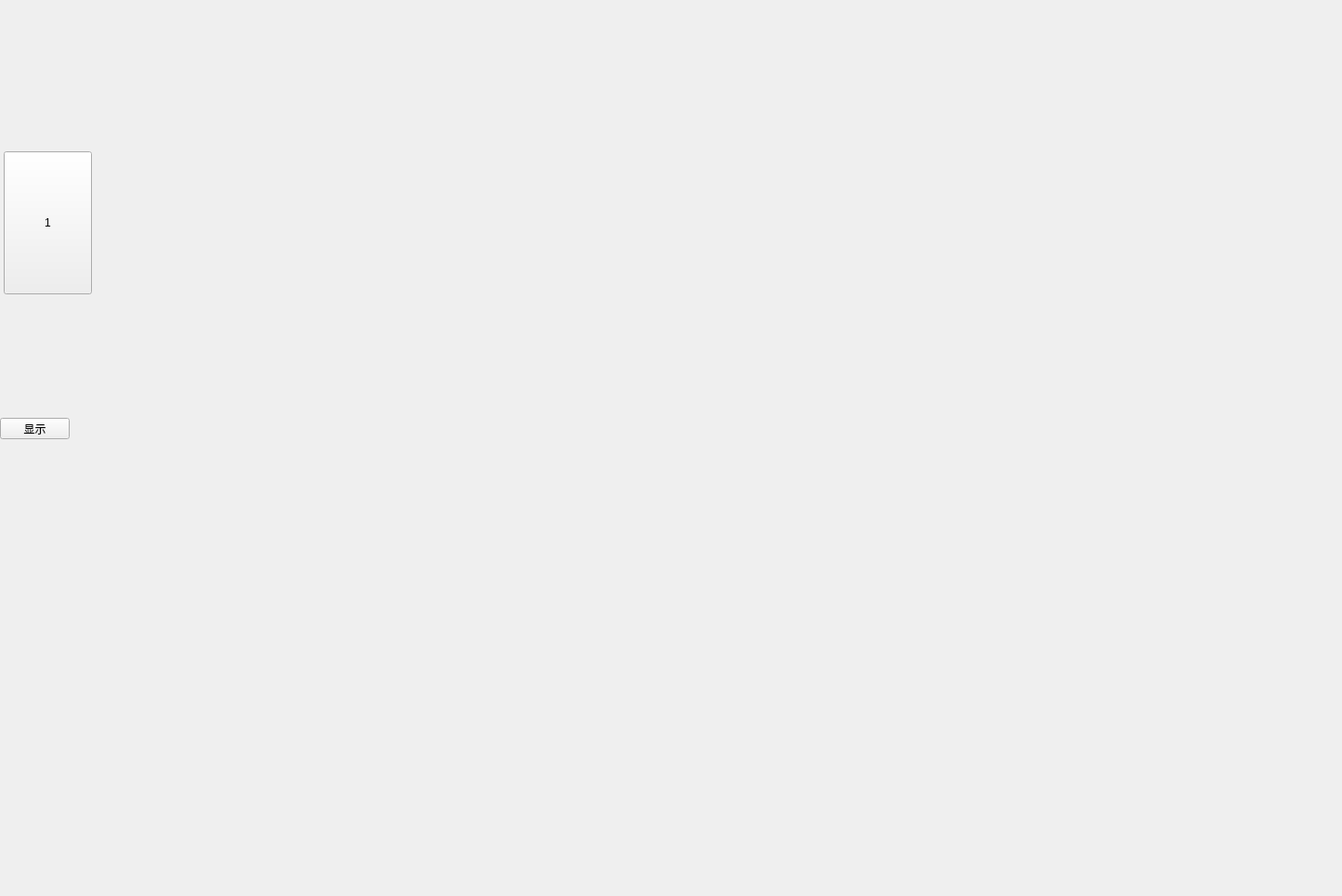
<?xml version="1.0" encoding="UTF-8"?>
<ui version="4.0">
 <class>Step6</class>
 <widget class="QWidget" name="Step6">
  <property name="geometry">
   <rect>
    <x>0</x>
    <y>0</y>
    <width>1445</width>
    <height>965</height>
   </rect>
  </property>
  <property name="windowTitle">
   <string>Form</string>
  </property>
  <widget class="QStackedWidget" name="stackedWidget">
   <property name="geometry">
    <rect>
     <x>725</x>
     <y>0</y>
     <width>720</width>
     <height>480</height>
    </rect>
   </property>
   <property name="currentIndex">
    <number>0</number>
   </property>
   <widget class="QWidget" name="page"/>
   <widget class="QWidget" name="page_2"/>
  </widget>
  <widget class="QWidget" name="widget" native="true">
   <property name="geometry">
    <rect>
     <x>0</x>
     <y>0</y>
     <width>720</width>
     <height>480</height>
    </rect>
   </property>
   <widget class="QPushButton" name="pushButton">
    <property name="geometry">
     <rect>
      <x>4</x>
      <y>163</y>
      <width>95</width>
      <height>154</height>
     </rect>
    </property>
    <property name="font">
     <font>
      <family>Microsoft YaHei UI</family>
      <pointsize>9</pointsize>
      <stylestrategy>PreferAntialias</stylestrategy>
     </font>
    </property>
    <property name="text">
     <string>1</string>
    </property>
   </widget>
   <widget class="QPushButton" name="pushButton_3">
    <property name="geometry">
     <rect>
      <x>0</x>
      <y>450</y>
      <width>75</width>
      <height>23</height>
     </rect>
    </property>
    <property name="text">
     <string>显示</string>
    </property>
   </widget>
  </widget>
  <widget class="QStackedWidget" name="stackedWidget_2">
   <property name="geometry">
    <rect>
     <x>0</x>
     <y>485</y>
     <width>1445</width>
     <height>480</height>
    </rect>
   </property>
   <widget class="QWidget" name="page_3"/>
   <widget class="QWidget" name="page_4"/>
  </widget>
 </widget>
 <resources/>
 <connections/>
</ui>
